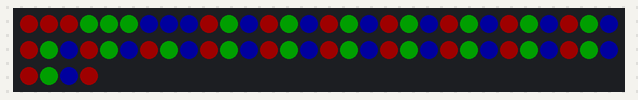
Recording of a program running on a simulated Raspberry Pi Pico running MicroPython. Shown: 64 RGB LEDs in strip order, left to right, continuing on the next row. Dim RGB values are drawn brighter than linear; library files of the repository ran but are not shown: Neopixel.py.

Above: at 0.1 s.
At 5.1 s:
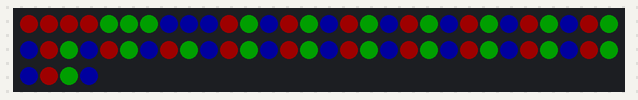
At 13.6 s:
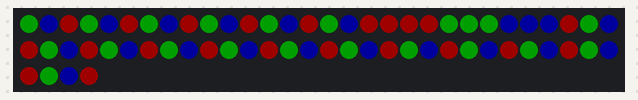
At 22.1 s:
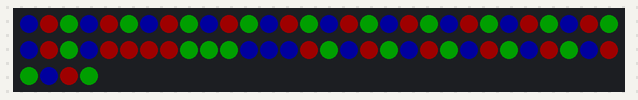
At 30.7 s:
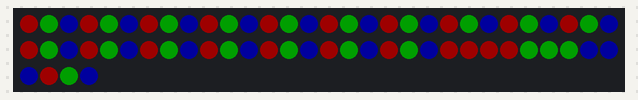
At 39.2 s:
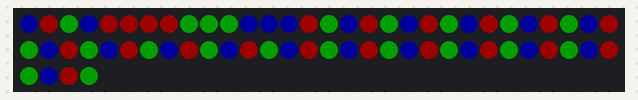

Measured:
- what the display in image 0 shows lasts 5.0 s, from 0.0 s to 5.0 s
- what the display in image 1 shows lasts 0.5 s, from 5.0 s to 5.5 s

The program:

Neopixel_8x8_setrange.py
```python
# Example showing use of 'slice setting'
#source: https://github.com/blaz-r/pi_pico_neopixel/blob/main/examples/set_range.py

import time
from Neopixel import Neopixel

_NeoPixel = 23 # définition du port NeoPixel (GP23)
numpix = 64  # Number of NeoPixels

K = 3

strip = Neopixel(numpix, 1, _NeoPixel, "GRB")
red = (255, 0, 0)
green = (0, 255, 0)
blue = (0, 0, 255)

# set the first K to red, next K to green, next K to blue;
# and the rest to R,G,B,R,B  ... and then spin it.

# reduce K, if numpix is < K*3+1
K = min(K,(numpix-1)//3)

strip.brightness(30)

strip[:] = blue   # all to blue first...
# now fill in the red & green...
strip[:K] = red
strip[K:2*K] = green
strip[3*K::3] = red
strip[3*K+1::3] = green

strip.show()

# show it for 5 seconds...
time.sleep(5.0)

# spin it...

while(True):
    strip.rotate_right()
    strip.show()
    time.sleep(0.5)
```
